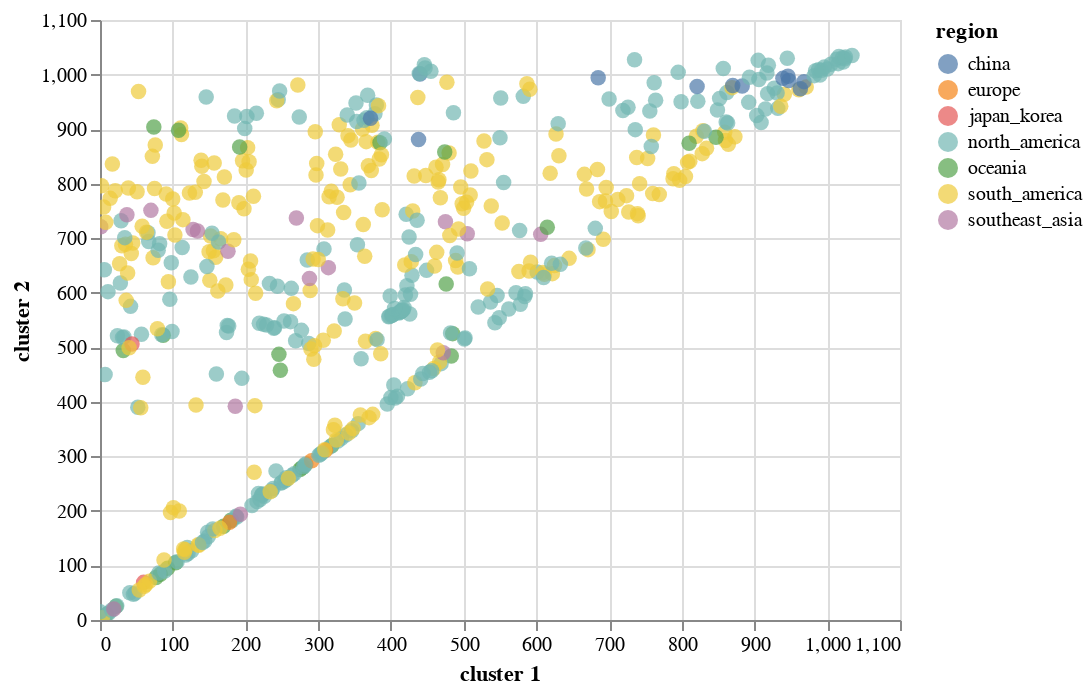

Here is the notebook cell this chart was saved with:
### Code cell
import altair as alt
#read these cluster ACROSS (horizontallu) -- im pretty sure cluster 3 and cluster 4 are more useful to see clustering
alt.Chart(finalDf).mark_circle(size=60).encode(
    x='cluster 1',
    y='cluster 2',
    color='region',
    tooltip=['strain', 'country']
).interactive()
#Make this into a website (view compiled vega -- gives you the javascript -- put that into a HTML script)

### Figure 1 — Vega-Lite specification as saved in the notebook (floating-point values rounded to 4 significant figures; data arrays with more than 128 entries replaced by an {"elided": "..."} marker saying what was removed)
{"$schema": "https://vega.github.io/schema/vega-lite/v3.3.0.json", "config": {"mark": {"tooltip": null}, "view": {"height": 300, "width": 400}}, "data": {"name": "data-9bd8784e697067d7b79e6cd17bd50afa"}, "datasets": {"data-9bd8784e697067d7b79e6cd17bd50afa": {"elided": "701 records"}}, "encoding": {"color": {"field": "region", "type": "nominal"}, "tooltip": [{"field": "strain", "type": "nominal"}, {"field": "country", "type": "nominal"}], "x": {"field": "cluster 1", "type": "quantitative"}, "y": {"field": "cluster 2", "type": "quantitative"}}, "mark": {"size": 60, "type": "circle"}, "selection": {"selector003": {"bind": "scales", "encodings": ["x", "y"], "type": "interval"}}}
